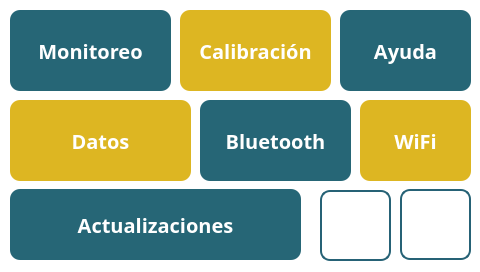
<?xml version="1.0" encoding="UTF-8"?>
<ui version="4.0">
 <class>MainWindow</class>
 <widget class="QMainWindow" name="MainWindow">
  <property name="geometry">
   <rect>
    <x>0</x>
    <y>0</y>
    <width>480</width>
    <height>272</height>
   </rect>
  </property>
  <property name="windowTitle">
   <string>MainWindow</string>
  </property>
  <property name="styleSheet">
   <string notr="true">background-color: white;
font-family: Poppins;
font-size:20px;
font-weight: 500;</string>
  </property>
  <widget class="QWidget" name="centralwidget">
   <property name="styleSheet">
    <string notr="true">QPushButton {
	height: 50px;
	border-radius: 10px;
}</string>
   </property>
   <widget class="QPushButton" name="powerBtn">
    <property name="geometry">
     <rect>
      <x>400</x>
      <y>189</y>
      <width>71</width>
      <height>71</height>
     </rect>
    </property>
    <property name="styleSheet">
     <string notr="true">border: 2px solid #266276;</string>
    </property>
    <property name="text">
     <string/>
    </property>
   </widget>
   <widget class="QPushButton" name="wifiBtn">
    <property name="geometry">
     <rect>
      <x>360</x>
      <y>100</y>
      <width>111</width>
      <height>81</height>
     </rect>
    </property>
    <property name="styleSheet">
     <string notr="true">QPushButton {
	background-color: #DDB622;
	color: white;
}</string>
    </property>
    <property name="text">
     <string>WiFi</string>
    </property>
   </widget>
   <widget class="QPushButton" name="updateBtn">
    <property name="geometry">
     <rect>
      <x>10</x>
      <y>189</y>
      <width>291</width>
      <height>71</height>
     </rect>
    </property>
    <property name="styleSheet">
     <string notr="true">QPushButton {
	background-color: #266676;
	color: white;
}</string>
    </property>
    <property name="text">
     <string>Actualizaciones</string>
    </property>
   </widget>
   <widget class="QPushButton" name="helpBtn">
    <property name="geometry">
     <rect>
      <x>340</x>
      <y>10</y>
      <width>131</width>
      <height>81</height>
     </rect>
    </property>
    <property name="styleSheet">
     <string notr="true">QPushButton {
	background-color: #266676;
	color: white;
}</string>
    </property>
    <property name="text">
     <string>Ayuda</string>
    </property>
   </widget>
   <widget class="QPushButton" name="monitoringBtn">
    <property name="geometry">
     <rect>
      <x>10</x>
      <y>10</y>
      <width>161</width>
      <height>81</height>
     </rect>
    </property>
    <property name="styleSheet">
     <string notr="true">QPushButton {
	background-color: #266676;
	color: white;
}</string>
    </property>
    <property name="text">
     <string>Monitoreo</string>
    </property>
   </widget>
   <widget class="QPushButton" name="calibrationBtn">
    <property name="geometry">
     <rect>
      <x>180</x>
      <y>10</y>
      <width>151</width>
      <height>81</height>
     </rect>
    </property>
    <property name="styleSheet">
     <string notr="true">QPushButton {
	background-color: #DDB622;
	color: white;
}</string>
    </property>
    <property name="text">
     <string>Calibración</string>
    </property>
   </widget>
   <widget class="QPushButton" name="bluetoothBtn">
    <property name="geometry">
     <rect>
      <x>200</x>
      <y>100</y>
      <width>151</width>
      <height>81</height>
     </rect>
    </property>
    <property name="styleSheet">
     <string notr="true">QPushButton {
	background-color: #266676;
	color: white;
}</string>
    </property>
    <property name="text">
     <string>Bluetooth</string>
    </property>
   </widget>
   <widget class="QPushButton" name="dataBtn">
    <property name="geometry">
     <rect>
      <x>10</x>
      <y>100</y>
      <width>181</width>
      <height>81</height>
     </rect>
    </property>
    <property name="styleSheet">
     <string notr="true">QPushButton {
	background-color: #DDB622;
	color: white;
}</string>
    </property>
    <property name="text">
     <string>Datos</string>
    </property>
   </widget>
   <widget class="QPushButton" name="settingsBtn">
    <property name="geometry">
     <rect>
      <x>320</x>
      <y>190</y>
      <width>71</width>
      <height>71</height>
     </rect>
    </property>
    <property name="styleSheet">
     <string notr="true">border: 2px solid #266276;</string>
    </property>
    <property name="text">
     <string/>
    </property>
   </widget>
  </widget>
 </widget>
 <resources/>
 <connections/>
</ui>
